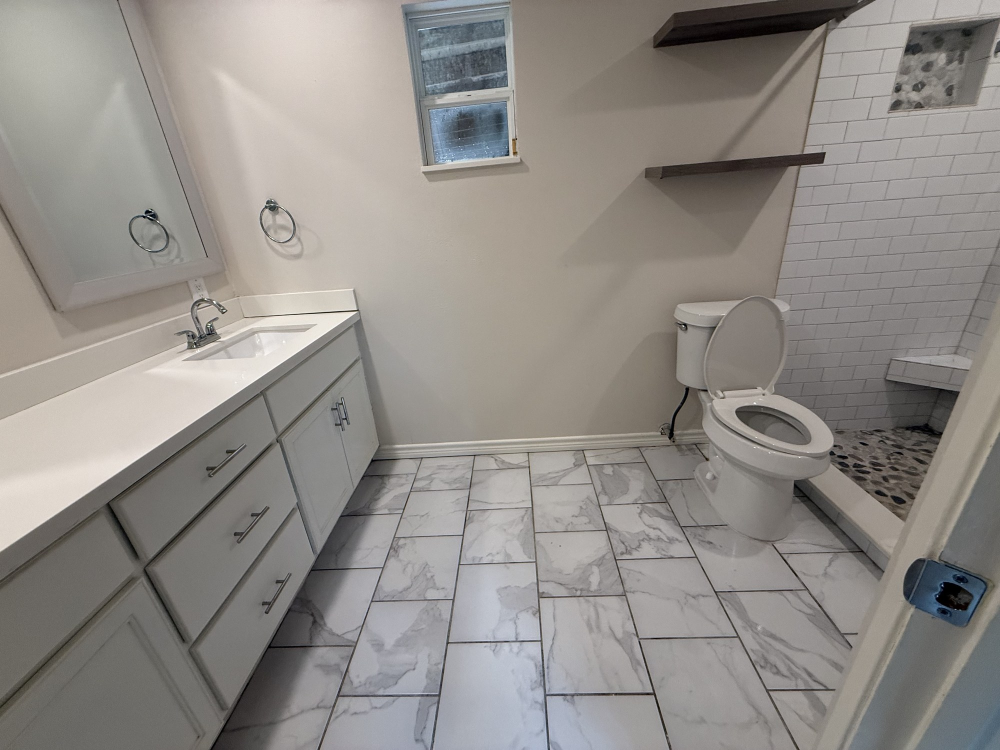
#> input picture gbpphoto_2026-10-04_bathroom-vanity-tile.jpg, 2000 x 1500 px (shown at 1/2 size)
$ python booking_card.py ../../gbpphoto_2026-10-04_bathroom-vanity-tile.jpg out.png
#> lines starting #> are read from the running program, lines starting #| are printed output that depends on the picture
#!/usr/bin/env python3
"""
Puretek Global Cleaning - weekly Saturday "Now Booking Next Week" card (Facebook).
1080x1350: real job photo on top, black-and-gold booking band below.

Fonts and logo resolve from the Brand Assets folder next to this build/ folder
(same layout as stat_card.py), or from --brand DIR.

Usage:
  python3 booking_card.py PHOTO OUT.png [--headline "..."] [--brand DIR]
"""
import argparse, os, sys
from PIL import Image, ImageDraw, ImageFont, ImageFilter, ImageOps

W, H = 1080, 1350
PHOTO_H = 700
HERE = os.path.dirname(os.path.abspath(__file__))

GOLD, GOLD_LIGHT = (196, 158, 76), (230, 198, 128)
CREAM, BLACK, MUTED = (240, 234, 220), (10, 9, 8), (205, 200, 187)

EYEBROW = "NOW BOOKING NEXT WEEK"
DEFAULT_HEADLINE = "Next week's openings are filling up."
SERVICES = "Initial Deep Cleans  ·  Move-In / Move-Out  ·  Recurring Service"
AREAS = "WEST HOUSTON · KATY · CYPRESS · SUGAR LAND · MISSOURI CITY"
PHONE = "CALL OR TEXT  346-615-4646"
WEB = "WWW.PURETEKGLOBAL.NET"
REQUIRED = ["Outfit-Bold.ttf", "Lora-Bold.ttf", "Lora-Regular.ttf"]


def main():
    p = argparse.ArgumentParser()
    p.add_argument("photo"); p.add_argument("out")
    p.add_argument("--headline", default=DEFAULT_HEADLINE)
    p.add_argument("--brand", default=os.path.dirname(HERE))
    a = p.parse_args()

    fonts = os.path.join(a.brand, "fonts")
    miss = [x for x in REQUIRED if not os.path.isfile(os.path.join(fonts, x))]
    if miss:
        sys.exit("FONTS MISSING in %s: %s (do not substitute system fonts)" % (fonts, miss))
    F = lambda n, s: ImageFont.truetype(os.path.join(fonts, n), s)
    outfit = lambda s: F("Outfit-Bold.ttf", s)

    img = Image.new("RGB", (W, H), BLACK)

    # --- photo, cover-cropped into the top area, gentle fade into the band
    ph = ImageOps.exif_transpose(Image.open(a.photo)).convert("RGB")
#> ph is the input picture: PIL image 2000x1500 RGB; mean R, G, B 144.5, 140.3, 135.8
    ph = ImageOps.fit(ph, (W, PHOTO_H), Image.LANCZOS, centering=(0.5, 0.55))
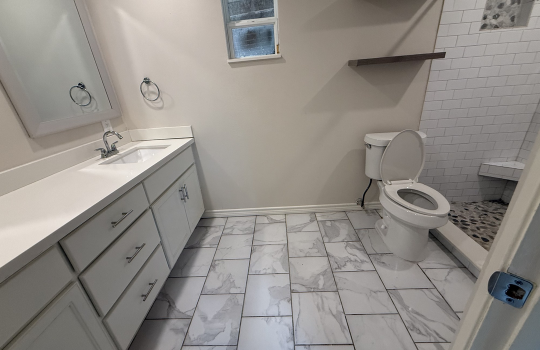
#> ph: PIL image 1080x700 RGB (shown at 1/2 size); mean R, G, B 145.7, 141.3, 136.3
    img.paste(ph, (0, 0))
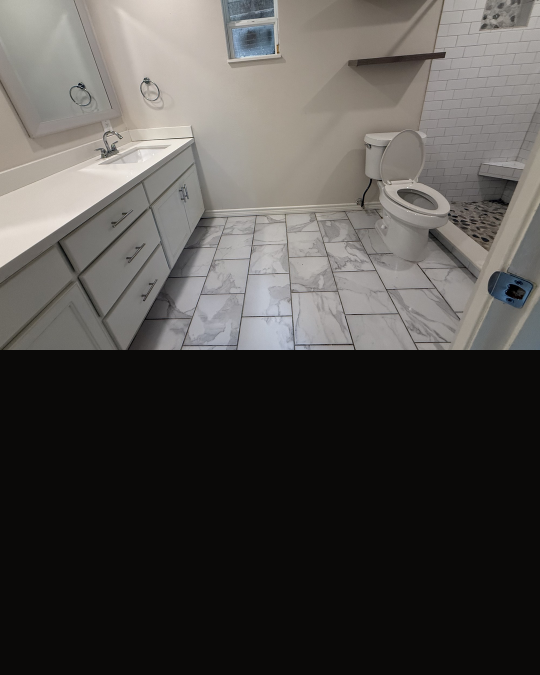
#> img: PIL image 1080x1350 RGB (shown at 1/2 size); mean R, G, B 80.4, 77.6, 74.5
    fade = Image.new("L", (W, PHOTO_H), 0)
#> fade: PIL image 1080x700 L; every value is 0
    fd = ImageDraw.Draw(fade)
    for y in range(PHOTO_H - 170, PHOTO_H):
        fd.line([(0, y), (W, y)], fill=int(255 * ((y - (PHOTO_H - 170)) / 170) ** 1.6))
    top = Image.new("L", (W, PHOTO_H), 0)
    td = ImageDraw.Draw(top)
    for y in range(0, 120):
        td.line([(0, y), (W, y)], fill=int(90 * (1 - y / 120) ** 1.4))
    mask = Image.fromarray(__import__("numpy").maximum(
        __import__("numpy").array(fade), __import__("numpy").array(top)))
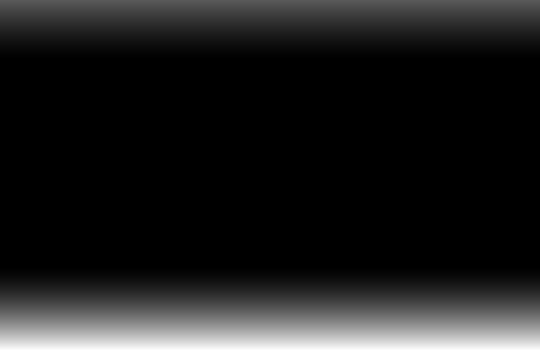
#> mask: PIL image 1080x700 L (shown at 1/2 size); min 0, max 252, mean 29.9
    img.paste(Image.new("RGB", (W, PHOTO_H), BLACK), (0, 0), mask)
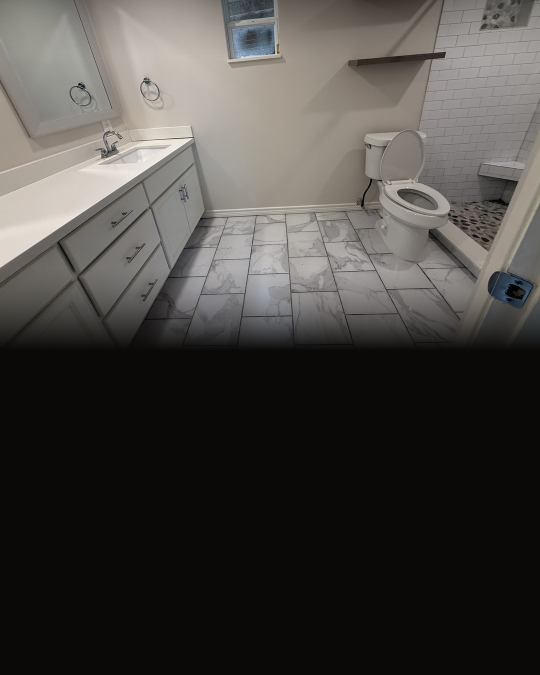
#> img: PIL image 1080x1350 RGB (shown at 1/2 size); mean R, G, B 72.7, 69.9, 66.9
    d = ImageDraw.Draw(img)


    # --- frame with gold corner ticks (matches stat_card.py)
    m, t = 46, 24
    d.rectangle([m, m, W - m, H - m], outline=(100, 82, 44), width=1)
    for (x, y, dx, dy) in [(m, m, 1, 1), (W - m, m, -1, 1), (m, H - m, 1, -1), (W - m, H - m, -1, -1)]:
        d.line([x, y, x + dx * t, y], fill=GOLD, width=3)
        d.line([x, y, x, y + dy * t], fill=GOLD, width=3)

    inner = W - 2 * m - 60

    def spaced(y, text, size, fill, sp, max_w=inner):
#> called with y = 652, text = 'NOW BOOKING NEXT WEEK', size = 38, fill = (196, 158, 76), sp = 6, max_w = 928
        while size > 12:
            fnt = outfit(size)
            ws = [d.textlength(c, font=fnt) for c in text]
            tot = sum(ws) + sp * (len(text) - 1)
            if tot <= max_w:
                break
            size -= 1
#> this loop made 1 pass
#> tot on pass 1: 634.3
#> after the loop, size = 38
        x = (W - tot) / 2
#> x = 222.8
        for c, w in zip(text, ws):
            d.text((x, y), c, font=fnt, fill=fill); x += w + sp
#> this loop made 21 passes
#> (c, w, x) on passes 1 to 8: ('N', 28.05, 256.9), ('O', 30.62, 293.5), ('W', 38.08, 337.6), (' ', 7.22, 350.8), ('B', 24.36, 381.2), ('O', 30.62, 417.8), ('O', 30.62, 454.4), ('K', 26.8, 487.2)
#> after the loop, x = 863.2
        return y + fnt.size

    def center(y, text, fnt, fill):
        b = d.textbbox((0, 0), text, font=fnt)
        d.text(((W - (b[2] - b[0])) / 2, y - b[1]), text, font=fnt, fill=fill)
        return y + (b[3] - b[1])

    def wrap(y, text, fnt, fill, max_w, gap):
        words = text.split()
        if d.textlength(text, font=fnt) <= max_w:
            lines = [text]
        else:  # balanced two-line split: no orphan words
            best = None
            for i in range(1, len(words)):
                l1, l2 = " ".join(words[:i]), " ".join(words[i:])
                w1, w2 = d.textlength(l1, font=fnt), d.textlength(l2, font=fnt)
                if max(w1, w2) <= max_w and (best is None or abs(w1 - w2) < best[0]):
                    best = (abs(w1 - w2), [l1, l2])
            if best is None:
                sys.exit("LAYOUT OVERFLOW: line too long for two lines: %r" % text)
            lines = best[1]
        for ln in lines:
            y = center(y, ln, fnt, fill) + gap
        return y - gap

    y = spaced(652, EYEBROW, 38, GOLD, 6)
    d.line([(W - 110) / 2, y + 22, (W + 110) / 2, y + 22], fill=GOLD, width=2)
    hs = 56
    while hs > 40 and d.textlength(a.headline, font=F("Lora-Bold.ttf", hs)) > 2 * 860:
        hs -= 2
#> this loop made 0 passes
#> after the loop, hs = 56
    y = wrap(y + 58, a.headline, F("Lora-Bold.ttf", hs), CREAM, 860, 16)
#> the loop in wrap, `for i in range(1, len(words)):` made 5 passes
#> (w1, w2, best) on passes 1 to 3: (125.8, 802.3, (676.6, ['Next', "week's openings are filling up."])), (315.9, 612.2, (296.3, ["Next week's", 'openings are filling up.'])), (573.9, 354.2, (219.7, ["Next week's openings", 'are filling up.']))
#> in wrap, `lines = best[1]`: lines = ["Next week's openings", 'are filling up.']
#> the loop in wrap, `for ln in lines:` made 2 passes
#> (ln, b in center, y) on passes 1 to 2: ("Next week's openings", (0, 14, 574, 73), 823), ('are filling up.', (0, 14, 354, 73), 898)
#> after the loop in wrap, `for ln in lines:`: y = 898
#> y = 882
    y = wrap(y + 30, SERVICES, F("Lora-Regular.ttf", 27), MUTED, 900, 10)
#> the loop in wrap (call 2), `for ln in lines:` made 1 pass
#> (b in center, y) on pass 1: ((0, 7, 798, 36), 951)
#> y = 941
    y = spaced(y + 34, AREAS, 22, GOLD_LIGHT, 2)
#> the loop in spaced (call 2), `while size > 12:` made 1 pass
#> tot on pass 1: 799.8
#> the loop in spaced (call 2), `for c, w in zip(text, ws):` made 58 passes
#> (c, w, x) on passes 1 to 8: ('W', 22.05, 164.1), ('E', 13.53, 179.7), ('S', 12.83, 194.5), ('T', 14.06, 210.6), (' ', 4.19, 216.8), ('H', 16.06, 234.8), ('O', 17.73, 254.6), ('U', 15.44, 272)
#> y = 997

    cta_rule = 1172
    if y + 24 > cta_rule:
        sys.exit("LAYOUT OVERFLOW: headline too long (ends at %d). Shorten it." % y)
#> (the run stopped early here; a loop or call above may not have finished)

$ run again, on gbp_2026-10-02_kitchen-pendants.jpg
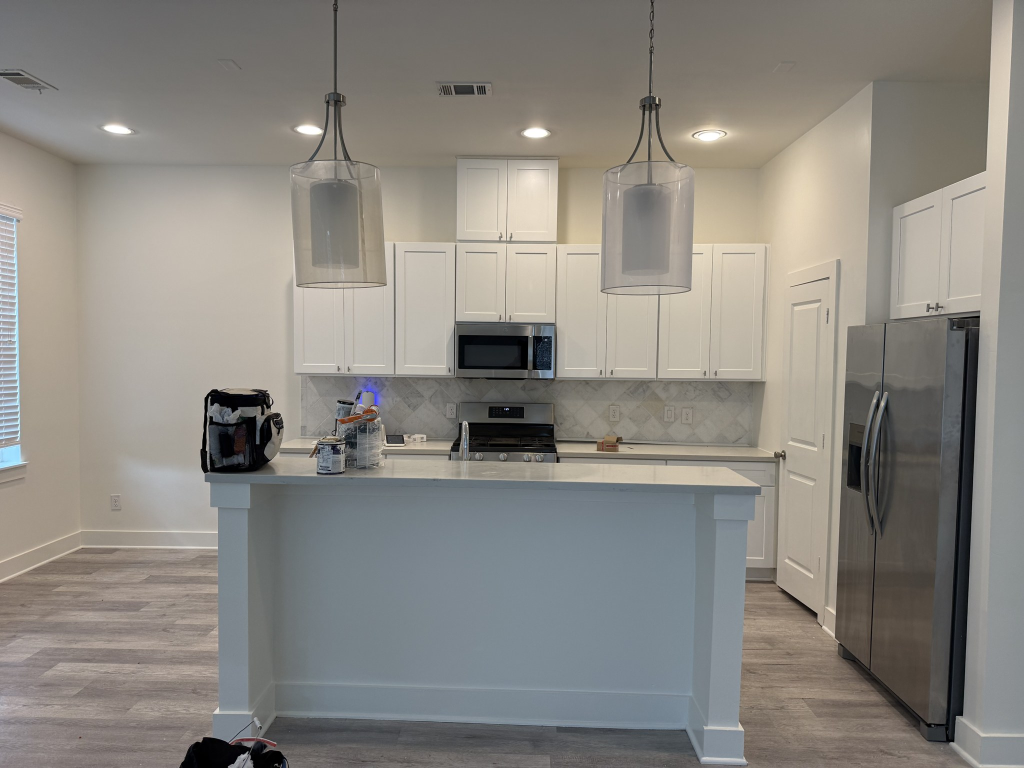
#> input picture gbp_2026-10-02_kitchen-pendants.jpg, 2048 x 1536 px (shown at 1/2 size)
#> in main, ph is the input picture: PIL image 2048x1536 RGB; mean R, G, B 138.4, 135.1, 129.1
#> in main, `ph = ImageOps.fit(ph, (W, PHOTO_H), Image.LANCZOS, centering=(0.5, 0.5..`:
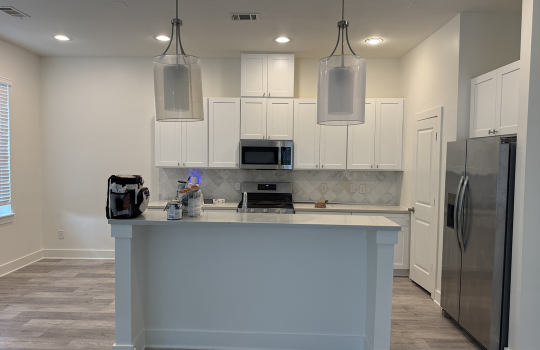
#> ph: PIL image 1080x700 RGB (shown at 1/2 size); mean R, G, B 142.6, 139.3, 132.8
#> fade: PIL image 1080x700 L; every value is 0
#> in main, `img.paste(Image.new("RGB", (W, PHOTO_H), BLACK), (0, 0), mask)`:
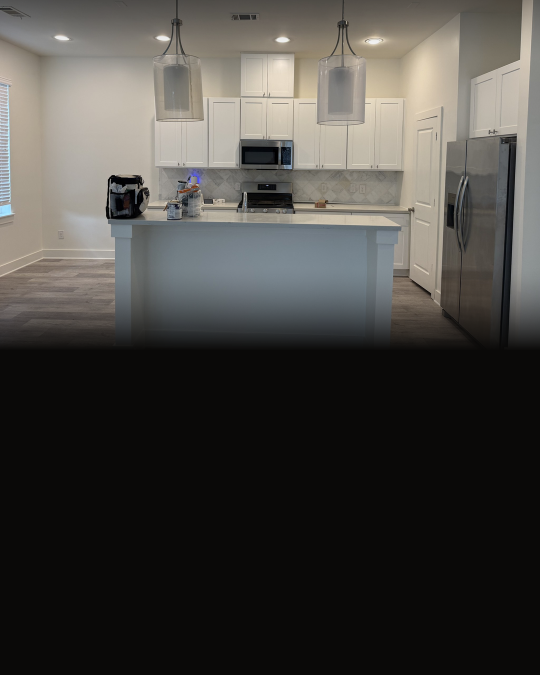
#> img: PIL image 1080x1350 RGB (shown at 1/2 size); mean R, G, B 71.7, 69.5, 65.7
#> the loop in spaced, `while size > 12:` made 1 pass
#> tot on pass 1: 634.3
#> after the loop in spaced, `while size > 12:`: size = 38
#> in spaced, `x = (W - tot) / 2`: x = 222.8
#> the loop in spaced, `for c, w in zip(text, ws):` made 21 passes
#> (c, w, x) on passes 1 to 8: ('N', 28.05, 256.9), ('O', 30.62, 293.5), ('W', 38.08, 337.6), (' ', 7.22, 350.8), ('B', 24.36, 381.2), ('O', 30.62, 417.8), ('O', 30.62, 454.4), ('K', 26.8, 487.2)
#> after the loop in spaced, `for c, w in zip(text, ws):`: x = 863.2
#> after the loop in main, `while hs > 40 and d.textlength(a.headline, font=F("Lora-Bold.ttf", hs)..`: hs = 56
#> the loop in wrap, `for i in range(1, len(words)):` made 5 passes
#> (w1, w2, best) on passes 1 to 3: (125.8, 802.3, (676.6, ['Next', "week's openings are filling up."])), (315.9, 612.2, (296.3, ["Next week's", 'openings are filling up.'])), (573.9, 354.2, (219.7, ["Next week's openings", 'are filling up.']))
#> lines = ["Next week's openings", 'are filling up.']
#> the loop in wrap, `for ln in lines:` made 2 passes
#> (ln, b in center, y) on passes 1 to 2: ("Next week's openings", (0, 14, 574, 73), 823), ('are filling up.', (0, 14, 354, 73), 898)
#> after the loop in wrap, `for ln in lines:`: y = 898
#> in main, `y = wrap(y + 58, a.headline, F("Lora-Bold.ttf", hs), CREAM, 860, 16)`: y = 882
#> the loop in wrap (call 2), `for ln in lines:` made 1 pass
#> (b in center, y) on pass 1: ((0, 7, 798, 36), 951)
#> in main, `y = wrap(y + 30, SERVICES, F("Lora-Regular.ttf", 27), MUTED, 900, 10)`: y = 941
#> the loop in spaced (call 2), `while size > 12:` made 1 pass
#> tot on pass 1: 799.8
#> the loop in spaced (call 2), `for c, w in zip(text, ws):` made 58 passes
#> (c, w, x) on passes 1 to 8: ('W', 22.05, 164.1), ('E', 13.53, 179.7), ('S', 12.83, 194.5), ('T', 14.06, 210.6), (' ', 4.19, 216.8), ('H', 16.06, 234.8), ('O', 17.73, 254.6), ('U', 15.44, 272)
#> in main, `y = spaced(y + 34, AREAS, 22, GOLD_LIGHT, 2)`: y = 997

$ run again, on gbp_2026-10-06_moveout-kitchen-granite.jpg
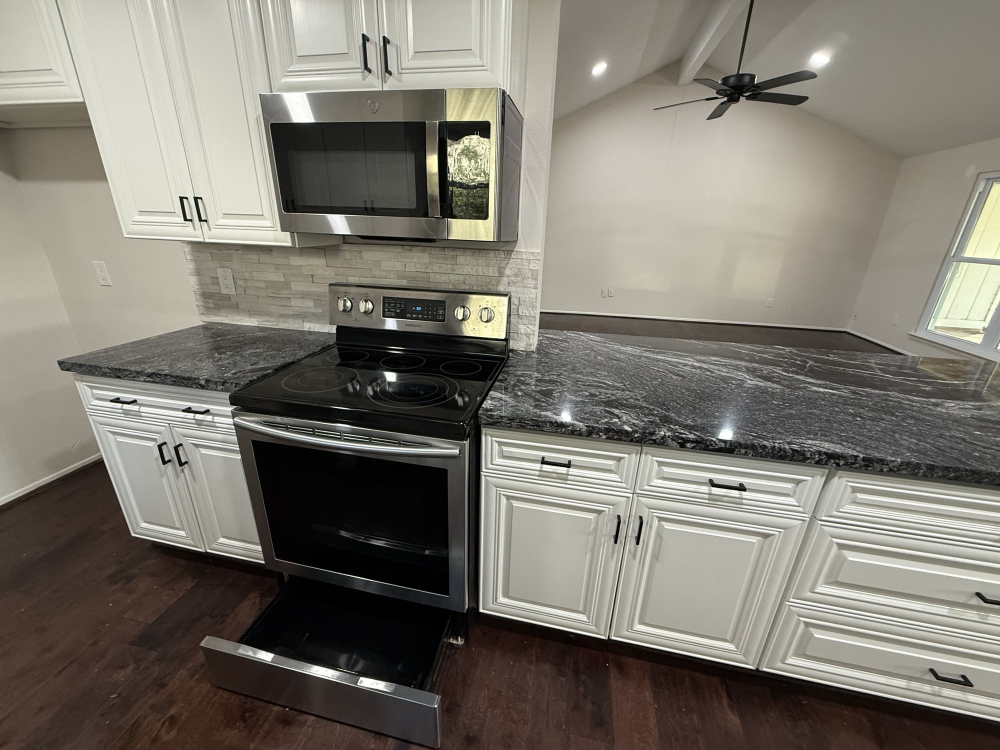
#> input picture gbp_2026-10-06_moveout-kitchen-granite.jpg, 2000 x 1500 px (shown at 1/2 size)
#> in main, ph is the input picture: PIL image 2000x1500 RGB; mean R, G, B 125.3, 121.1, 111.8
#> in main, `ph = ImageOps.fit(ph, (W, PHOTO_H), Image.LANCZOS, centering=(0.5, 0.5..`:
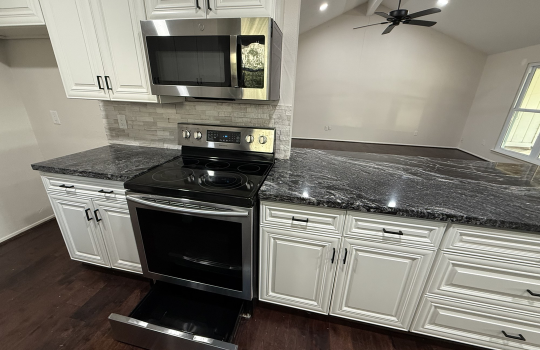
#> ph: PIL image 1080x700 RGB (shown at 1/2 size); mean R, G, B 126.2, 122.8, 113.4
#> fade: PIL image 1080x700 L; every value is 0
#> in main, `img.paste(Image.new("RGB", (W, PHOTO_H), BLACK), (0, 0), mask)`:
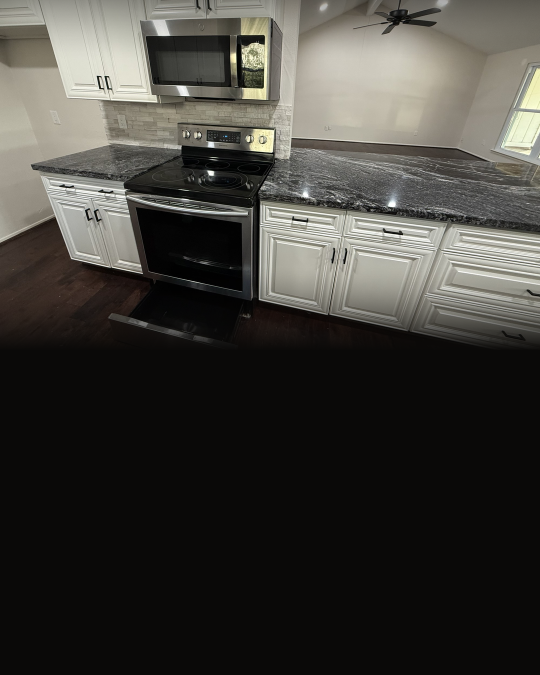
#> img: PIL image 1080x1350 RGB (shown at 1/2 size); mean R, G, B 64.8, 62.9, 58
#> the loop in spaced, `while size > 12:` made 1 pass
#> tot on pass 1: 634.3
#> after the loop in spaced, `while size > 12:`: size = 38
#> in spaced, `x = (W - tot) / 2`: x = 222.8
#> the loop in spaced, `for c, w in zip(text, ws):` made 21 passes
#> (c, w, x) on passes 1 to 8: ('N', 28.05, 256.9), ('O', 30.62, 293.5), ('W', 38.08, 337.6), (' ', 7.22, 350.8), ('B', 24.36, 381.2), ('O', 30.62, 417.8), ('O', 30.62, 454.4), ('K', 26.8, 487.2)
#> after the loop in spaced, `for c, w in zip(text, ws):`: x = 863.2
#> after the loop in main, `while hs > 40 and d.textlength(a.headline, font=F("Lora-Bold.ttf", hs)..`: hs = 56
#> the loop in wrap, `for i in range(1, len(words)):` made 5 passes
#> (w1, w2, best) on passes 1 to 3: (125.8, 802.3, (676.6, ['Next', "week's openings are filling up."])), (315.9, 612.2, (296.3, ["Next week's", 'openings are filling up.'])), (573.9, 354.2, (219.7, ["Next week's openings", 'are filling up.']))
#> lines = ["Next week's openings", 'are filling up.']
#> the loop in wrap, `for ln in lines:` made 2 passes
#> (ln, b in center, y) on passes 1 to 2: ("Next week's openings", (0, 14, 574, 73), 823), ('are filling up.', (0, 14, 354, 73), 898)
#> after the loop in wrap, `for ln in lines:`: y = 898
#> in main, `y = wrap(y + 58, a.headline, F("Lora-Bold.ttf", hs), CREAM, 860, 16)`: y = 882
#> the loop in wrap (call 2), `for ln in lines:` made 1 pass
#> (b in center, y) on pass 1: ((0, 7, 798, 36), 951)
#> in main, `y = wrap(y + 30, SERVICES, F("Lora-Regular.ttf", 27), MUTED, 900, 10)`: y = 941
#> the loop in spaced (call 2), `while size > 12:` made 1 pass
#> tot on pass 1: 799.8
#> the loop in spaced (call 2), `for c, w in zip(text, ws):` made 58 passes
#> (c, w, x) on passes 1 to 8: ('W', 22.05, 164.1), ('E', 13.53, 179.7), ('S', 12.83, 194.5), ('T', 14.06, 210.6), (' ', 4.19, 216.8), ('H', 16.06, 234.8), ('O', 17.73, 254.6), ('U', 15.44, 272)
#> in main, `y = spaced(y + 34, AREAS, 22, GOLD_LIGHT, 2)`: y = 997
